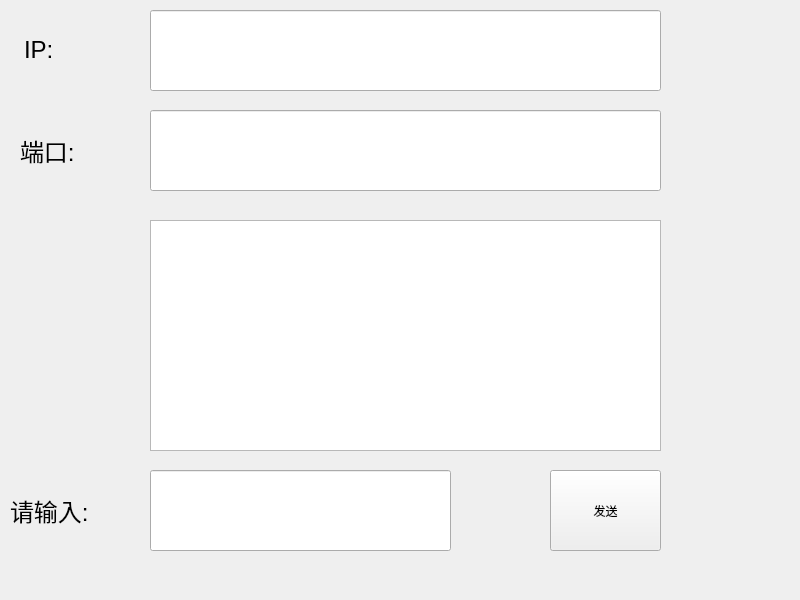
<?xml version="1.0" encoding="UTF-8"?>
<ui version="4.0">
 <class>UdpA</class>
 <widget class="QWidget" name="UdpA">
  <property name="geometry">
   <rect>
    <x>0</x>
    <y>0</y>
    <width>800</width>
    <height>600</height>
   </rect>
  </property>
  <property name="windowTitle">
   <string>UdpA</string>
  </property>
  <widget class="QLineEdit" name="lineEdit">
   <property name="geometry">
    <rect>
     <x>150</x>
     <y>10</y>
     <width>511</width>
     <height>81</height>
    </rect>
   </property>
  </widget>
  <widget class="QPushButton" name="pushButton">
   <property name="geometry">
    <rect>
     <x>550</x>
     <y>470</y>
     <width>111</width>
     <height>81</height>
    </rect>
   </property>
   <property name="text">
    <string>发送</string>
   </property>
  </widget>
  <widget class="QLineEdit" name="lineEdit_2">
   <property name="geometry">
    <rect>
     <x>150</x>
     <y>110</y>
     <width>511</width>
     <height>81</height>
    </rect>
   </property>
  </widget>
  <widget class="QLabel" name="label">
   <property name="geometry">
    <rect>
     <x>24</x>
     <y>10</y>
     <width>81</width>
     <height>81</height>
    </rect>
   </property>
   <property name="text">
    <string>&lt;html&gt;&lt;head/&gt;&lt;body&gt;&lt;p&gt;&lt;span style=&quot; font-size:18pt;&quot;&gt;IP:&lt;/span&gt;&lt;/p&gt;&lt;/body&gt;&lt;/html&gt;</string>
   </property>
  </widget>
  <widget class="QLabel" name="label_2">
   <property name="geometry">
    <rect>
     <x>20</x>
     <y>110</y>
     <width>81</width>
     <height>81</height>
    </rect>
   </property>
   <property name="text">
    <string>&lt;html&gt;&lt;head/&gt;&lt;body&gt;&lt;p&gt;&lt;span style=&quot; font-size:18pt;&quot;&gt;端口:&lt;/span&gt;&lt;/p&gt;&lt;/body&gt;&lt;/html&gt;</string>
   </property>
  </widget>
  <widget class="QLineEdit" name="lineEdit_3">
   <property name="geometry">
    <rect>
     <x>150</x>
     <y>470</y>
     <width>301</width>
     <height>81</height>
    </rect>
   </property>
  </widget>
  <widget class="QLabel" name="label_3">
   <property name="geometry">
    <rect>
     <x>10</x>
     <y>470</y>
     <width>131</width>
     <height>81</height>
    </rect>
   </property>
   <property name="text">
    <string>&lt;html&gt;&lt;head/&gt;&lt;body&gt;&lt;p&gt;&lt;span style=&quot; font-size:18pt;&quot;&gt;请输入:&lt;/span&gt;&lt;/p&gt;&lt;/body&gt;&lt;/html&gt;</string>
   </property>
  </widget>
  <widget class="QTextBrowser" name="textBrowser">
   <property name="geometry">
    <rect>
     <x>150</x>
     <y>220</y>
     <width>511</width>
     <height>231</height>
    </rect>
   </property>
  </widget>
 </widget>
 <layoutdefault spacing="6" margin="11"/>
 <resources/>
 <connections/>
</ui>
